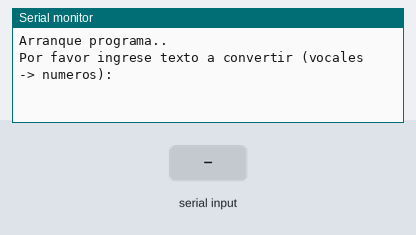
Recording of a program running on a simulated ESP32. On the bench: the last lines printed to the serial monitor. The inputs (shaded band) are chosen by the test bench.

Above: at 1.2 s.
1.3 s: "a\n" received over Serial
At 2.0 s:
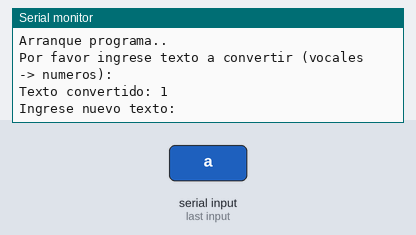
2.8 s: "e\n" received over Serial
At 3.1 s:
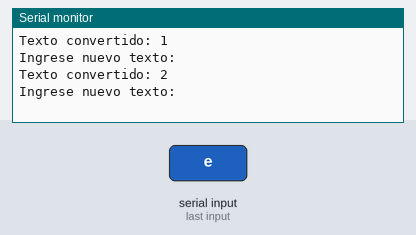

The program:

main.cpp
```cpp
#include <Arduino.h>

char men_in[10];  // Buffer para datos de entrada
unsigned long UltimoTiempo = 0;
const unsigned long Intervalo = 100;  // Intervalo de polling en ms
bool mensajeMostrado = false;

void setup() {
  Serial.begin(115200);
  Serial.write("Arranque programa..\r\n",21);
}

//prototipo de la función
void cambiarVocal(char *str);

void loop() {
  if (!mensajeMostrado) {
    Serial.write("Por favor ingrese texto a convertir (vocales -> numeros):\r\n",59);
    mensajeMostrado = true;
  }

  // Polling no bloqueante usando millis()
  if (millis() - UltimoTiempo >= Intervalo) {
    UltimoTiempo = millis();

    if (Serial.available()) {
      memset(men_in, 0, sizeof(men_in));  // Limpiar buffer
      size_t bytesLeidos = Serial.readBytesUntil('\n', men_in, 9);
      men_in[bytesLeidos] = '\0';  // Asegurar terminador nulo

      cambiarVocal(men_in);
      char mensajeSalida[30];
      int len = snprintf(mensajeSalida, sizeof(mensajeSalida), "Texto convertido: %s\r\n", men_in);
      Serial.write(mensajeSalida, len);
      Serial.write("Ingrese nuevo texto:\r\n ", 22);
    }
  }
}

void cambiarVocal(char *str) {
  for (int i = 0; i < strlen(str); i++) {
    switch (str[i]) {
      case 'a': str[i] = '1'; break;
      case 'e': str[i] = '2'; break;
      case 'i': str[i] = '3'; break;
      case 'o': str[i] = '4'; break;
      case 'u': str[i] = '5'; break;
      case 'A': str[i] = '1'; break;
      case 'E': str[i] = '2'; break;
      case 'I': str[i] = '3'; break;
      case 'O': str[i] = '4'; break;
      case 'U': str[i] = '5'; break;
      default: break;
    }
  }
}
```

Measured:
- after the input at 1.3 s, the serial monitor: prints a new line at once (image 1)
- after the input at 2.8 s, the serial monitor: prints a new line at once (image 2)
